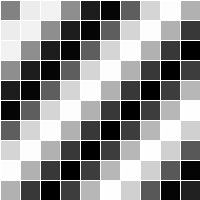
Frame 1 (no input)
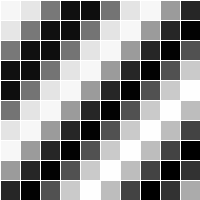
Frame 60 (the mouse pressed at the canvas centre just before this capture)
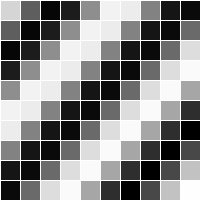
Frame 120 (the mouse held since frame 60 and released just before this capture)

The Processing sketch that drew these frames (run headless with seeded random() and noise(); from frame 60 on, the mouse is pressed at the canvas centre):

// Processing sketch: Exp13_11
// ── Exp13_11.pde
Cell[][] grid;

int cols=10,rows=10;

void setup(){
  size(200,200);
  grid=new Cell[cols][rows];
  for(int i=0;i<cols;i++){
    for(int j=0;j<rows;j++){
      grid[i][j] = new Cell(i*20,j*20,20,20,i+j);
    }
  }
}

void draw(){
  background(255);
  for(int i=0;i<cols;i++){
    for(int j=0;j<rows;j++){
      grid[i][j].oscillate();
      grid[i][j].display();
    }
  }
}

// ── Cell.pde
class Cell{
  float x,y,w,h;
  float angle;
  
  Cell(float tempX,float tempY,float tempW,float tempH,float tempAngle){
    x=tempX;
    y=tempY;
    w=tempW;
    h=tempH;
    angle=tempAngle;
  }
  
  void oscillate(){
    angle+=0.02;
  }
  
  void display(){
    stroke(255);
    float bright = map(sin(angle),-1,1,0,255);
    fill(bright);
    rect(x,y,w,h);
  }
}
